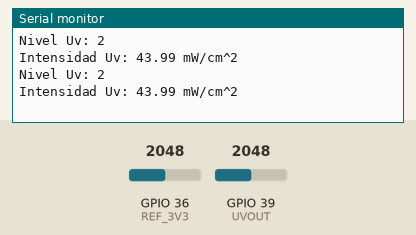
A program run on a simulated ESP32. On the bench: the last lines printed to the serial monitor. The inputs (shaded band) are chosen by the test bench; at power-on: GPIO 36 (REF_3V3) = 2048, GPIO 39 (UVOUT) = 2048.

Above: at 1.8 s.
1.9 s: GPIO 36 (REF_3V3) set to 2866
At 2.5 s:
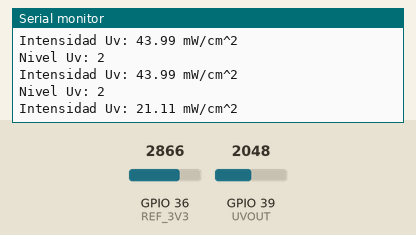
3.4 s: GPIO 39 (UVOUT) set to 1228
At 4.7 s:
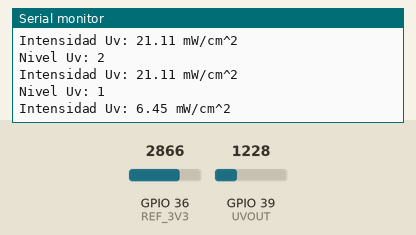
4.9 s: GPIO 36 (REF_3V3) set to 3603
At 5.8 s:
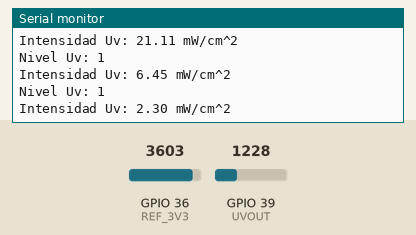
6.4 s: GPIO 39 (UVOUT) set to 491
At 7.6 s:
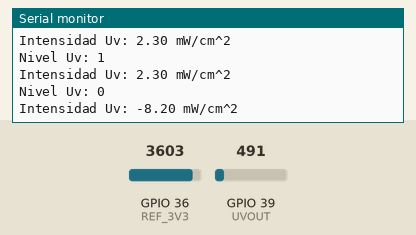
Timing chart, 0 to 8.9 s (numbered marks = the images above; inputs shaded):
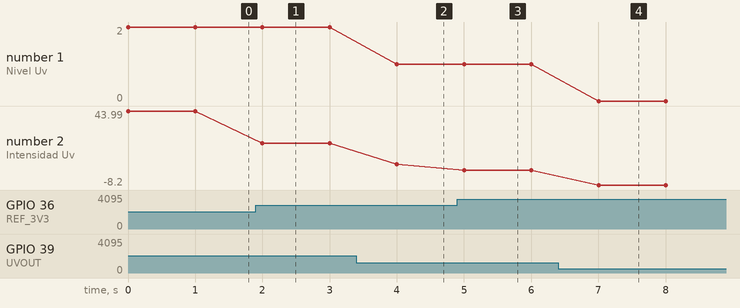

Measured:
- after the input at 1.9 s, the serial monitor: prints a new line after 0.10 s (image 1)
- after the input at 3.4 s, the serial monitor: prints a new line after 0.60 s (image 2)
- after the input at 4.9 s, the serial monitor: prints a new line after 0.10 s (image 3)
- after the input at 6.4 s, the serial monitor: prints a new line after 0.60 s (image 4)
- plotted number 1: 2 → 1 after the input at 3.4 s, 1 → 0 after the input at 6.4 s
- plotted number 2: 43.99 → 21.11 after the input at 1.9 s, 21.11 → 6.45 after the input at 3.4 s, 6.45 → 2.3 after the input at 4.9 s, 2.3 → -8.2 after the input at 6.4 s

The program:

main.cpp
```cpp
#include <Arduino.h>
#include <SPI.h>
#include <Wire.h>
#include <Adafruit_GFX.h>

int REF_3V3 = 36; //3.3V power on the ESP32 board
int UVOUT = 39; //Output from the sensor


float averageAnalogRead(float pinToRead)
{
  byte numberOfReadings = 8;
  unsigned int runningValue = 0;

  for(int x = 0 ; x < numberOfReadings ; x++)
    runningValue += pinToRead;
  runningValue /= numberOfReadings;

  return(runningValue);
}
float mapfloat(float x, float in_min, float in_max, float out_min, float out_max)
{
  return ((x - in_min) * (out_max - out_min) )/ ((in_max - in_min) + out_min);
}
void setup()
{
  Serial.begin(9600);
  pinMode(UVOUT, INPUT);
  pinMode(REF_3V3, INPUT);
}
void loop()
{

  int uvLevel = averageAnalogRead(analogRead(UVOUT))/1000;
  float refLevel = (averageAnalogRead(analogRead(REF_3V3))/1000)-1;
  float outputVoltage = ((3.3/refLevel)* uvLevel);

  float uvIntensity = mapfloat(outputVoltage, 0.99, 2.8, 0.0, 15.0);

  Serial.printf("Nivel Uv: %i \n",uvLevel);
  Serial.printf("Intensidad Uv: %.2f mW/cm^2 \n\n",uvIntensity);

  delay(1000);
}
```
